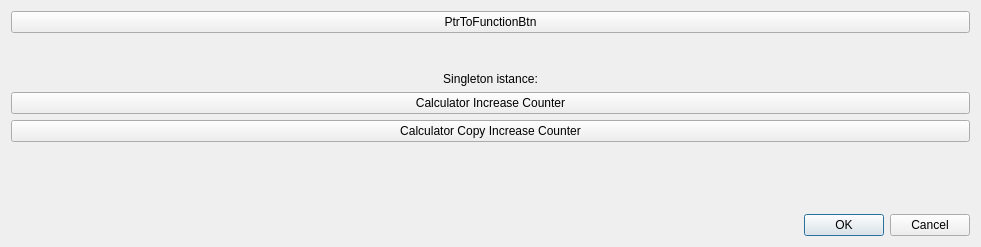
<?xml version="1.0" encoding="UTF-8"?>
<ui version="4.0">
 <class>d_misc</class>
 <widget class="QDialog" name="d_misc">
  <property name="geometry">
   <rect>
    <x>0</x>
    <y>0</y>
    <width>981</width>
    <height>247</height>
   </rect>
  </property>
  <property name="windowTitle">
   <string>Dialog</string>
  </property>
  <layout class="QGridLayout" name="gridLayout">
   <item row="0" column="0">
    <widget class="QPushButton" name="btn1">
     <property name="text">
      <string>PtrToFunctionBtn</string>
     </property>
    </widget>
   </item>
   <item row="8" column="0">
    <spacer name="verticalSpacer">
     <property name="orientation">
      <enum>Qt::Vertical</enum>
     </property>
     <property name="sizeHint" stdset="0">
      <size>
       <width>20</width>
       <height>40</height>
      </size>
     </property>
    </spacer>
   </item>
   <item row="9" column="0">
    <widget class="QDialogButtonBox" name="buttonBox">
     <property name="orientation">
      <enum>Qt::Horizontal</enum>
     </property>
     <property name="standardButtons">
      <set>QDialogButtonBox::Cancel|QDialogButtonBox::Ok</set>
     </property>
    </widget>
   </item>
   <item row="6" column="0">
    <widget class="QPushButton" name="btn3">
     <property name="text">
      <string>Calculator Copy Increase Counter</string>
     </property>
    </widget>
   </item>
   <item row="5" column="0">
    <widget class="QPushButton" name="btn2">
     <property name="text">
      <string>Calculator Increase Counter</string>
     </property>
    </widget>
   </item>
   <item row="4" column="0">
    <widget class="QLabel" name="label">
     <property name="text">
      <string>Singleton istance:</string>
     </property>
     <property name="alignment">
      <set>Qt::AlignCenter</set>
     </property>
    </widget>
   </item>
   <item row="1" column="0">
    <spacer name="verticalSpacer_3">
     <property name="orientation">
      <enum>Qt::Vertical</enum>
     </property>
     <property name="sizeHint" stdset="0">
      <size>
       <width>20</width>
       <height>40</height>
      </size>
     </property>
    </spacer>
   </item>
   <item row="7" column="0">
    <spacer name="verticalSpacer_2">
     <property name="orientation">
      <enum>Qt::Vertical</enum>
     </property>
     <property name="sizeHint" stdset="0">
      <size>
       <width>20</width>
       <height>40</height>
      </size>
     </property>
    </spacer>
   </item>
  </layout>
 </widget>
 <resources/>
 <connections>
  <connection>
   <sender>buttonBox</sender>
   <signal>accepted()</signal>
   <receiver>d_misc</receiver>
   <slot>accept()</slot>
   <hints>
    <hint type="sourcelabel">
     <x>248</x>
     <y>254</y>
    </hint>
    <hint type="destinationlabel">
     <x>157</x>
     <y>274</y>
    </hint>
   </hints>
  </connection>
  <connection>
   <sender>buttonBox</sender>
   <signal>rejected()</signal>
   <receiver>d_misc</receiver>
   <slot>reject()</slot>
   <hints>
    <hint type="sourcelabel">
     <x>316</x>
     <y>260</y>
    </hint>
    <hint type="destinationlabel">
     <x>286</x>
     <y>274</y>
    </hint>
   </hints>
  </connection>
 </connections>
</ui>
